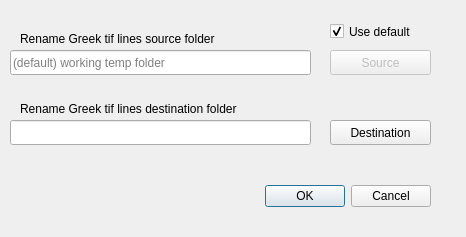
<?xml version="1.0" encoding="UTF-8"?>
<ui version="4.0">
 <class>tifgreekrenamelinesDialog</class>
 <widget class="QDialog" name="tifgreekrenamelinesDialog">
  <property name="windowModality">
   <enum>Qt::ApplicationModal</enum>
  </property>
  <property name="geometry">
   <rect>
    <x>0</x>
    <y>0</y>
    <width>466</width>
    <height>237</height>
   </rect>
  </property>
  <property name="windowTitle">
   <string>Rename Greek tif lines</string>
  </property>
  <widget class="QDialogButtonBox" name="buttonBox">
   <property name="geometry">
    <rect>
     <x>260</x>
     <y>180</y>
     <width>171</width>
     <height>32</height>
    </rect>
   </property>
   <property name="orientation">
    <enum>Qt::Horizontal</enum>
   </property>
   <property name="standardButtons">
    <set>QDialogButtonBox::Cancel|QDialogButtonBox::Ok</set>
   </property>
  </widget>
  <widget class="QLineEdit" name="SourceLineEdit">
   <property name="geometry">
    <rect>
     <x>10</x>
     <y>50</y>
     <width>301</width>
     <height>25</height>
    </rect>
   </property>
   <property name="placeholderText">
    <string>(default) working temp folder</string>
   </property>
  </widget>
  <widget class="QPushButton" name="SourceButton">
   <property name="enabled">
    <bool>false</bool>
   </property>
   <property name="geometry">
    <rect>
     <x>330</x>
     <y>50</y>
     <width>101</width>
     <height>25</height>
    </rect>
   </property>
   <property name="text">
    <string>Source</string>
   </property>
   <property name="icon">
    <iconset resource="../UI_Icons.qrc">
     <normaloff>:/Icons/Icons/tiff-file.png</normaloff>:/Icons/Icons/tiff-file.png</iconset>
   </property>
  </widget>
  <widget class="QPushButton" name="DestinationButton">
   <property name="geometry">
    <rect>
     <x>330</x>
     <y>120</y>
     <width>101</width>
     <height>25</height>
    </rect>
   </property>
   <property name="text">
    <string>Destination</string>
   </property>
   <property name="icon">
    <iconset resource="../UI_Icons.qrc">
     <normaloff>:/Icons/Icons/tiff-file.png</normaloff>:/Icons/Icons/tiff-file.png</iconset>
   </property>
  </widget>
  <widget class="QLineEdit" name="DestinationLineEdit">
   <property name="geometry">
    <rect>
     <x>10</x>
     <y>120</y>
     <width>301</width>
     <height>25</height>
    </rect>
   </property>
  </widget>
  <widget class="QLabel" name="SourceLabel">
   <property name="geometry">
    <rect>
     <x>20</x>
     <y>30</y>
     <width>261</width>
     <height>17</height>
    </rect>
   </property>
   <property name="text">
    <string>Rename Greek tif lines source folder</string>
   </property>
  </widget>
  <widget class="QLabel" name="DestinationLabel">
   <property name="geometry">
    <rect>
     <x>20</x>
     <y>100</y>
     <width>291</width>
     <height>17</height>
    </rect>
   </property>
   <property name="text">
    <string>Rename Greek tif lines destination folder</string>
   </property>
  </widget>
  <widget class="QCheckBox" name="defaultsrcBox">
   <property name="geometry">
    <rect>
     <x>330</x>
     <y>20</y>
     <width>101</width>
     <height>23</height>
    </rect>
   </property>
   <property name="text">
    <string>Use default</string>
   </property>
   <property name="checked">
    <bool>true</bool>
   </property>
  </widget>
 </widget>
 <resources>
  <include location="../UI_Icons.qrc"/>
 </resources>
 <connections>
  <connection>
   <sender>buttonBox</sender>
   <signal>accepted()</signal>
   <receiver>tifgreekrenamelinesDialog</receiver>
   <slot>accept()</slot>
   <hints>
    <hint type="sourcelabel">
     <x>248</x>
     <y>254</y>
    </hint>
    <hint type="destinationlabel">
     <x>157</x>
     <y>274</y>
    </hint>
   </hints>
  </connection>
  <connection>
   <sender>buttonBox</sender>
   <signal>rejected()</signal>
   <receiver>tifgreekrenamelinesDialog</receiver>
   <slot>reject()</slot>
   <hints>
    <hint type="sourcelabel">
     <x>316</x>
     <y>260</y>
    </hint>
    <hint type="destinationlabel">
     <x>286</x>
     <y>274</y>
    </hint>
   </hints>
  </connection>
 </connections>
</ui>
